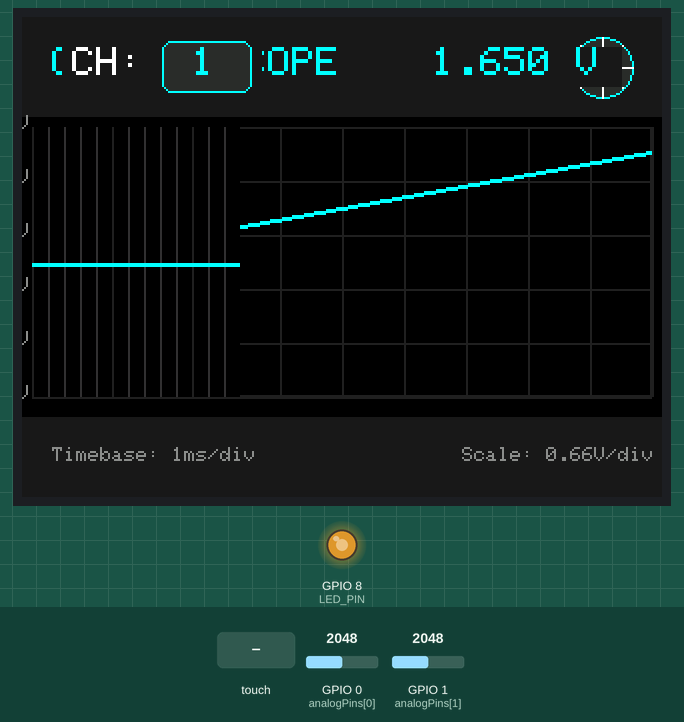
The sketch below on a simulated ESP32-C3. On the bench: 320×240 colour display, output pins drawn as LEDs (lit = HIGH). The test bench sets the inputs (shaded band); at power-on: GPIO 0 (analogPins[0]) = 2048, GPIO 1 (analogPins[1]) = 2048 (analog values on the 0–4095 scale). EEPROM starts erased.

Above: at 1.5 s.
1.6 s: touch panel pressed at 13 % / 10 % of its raw x / y range
At 4.14 s:
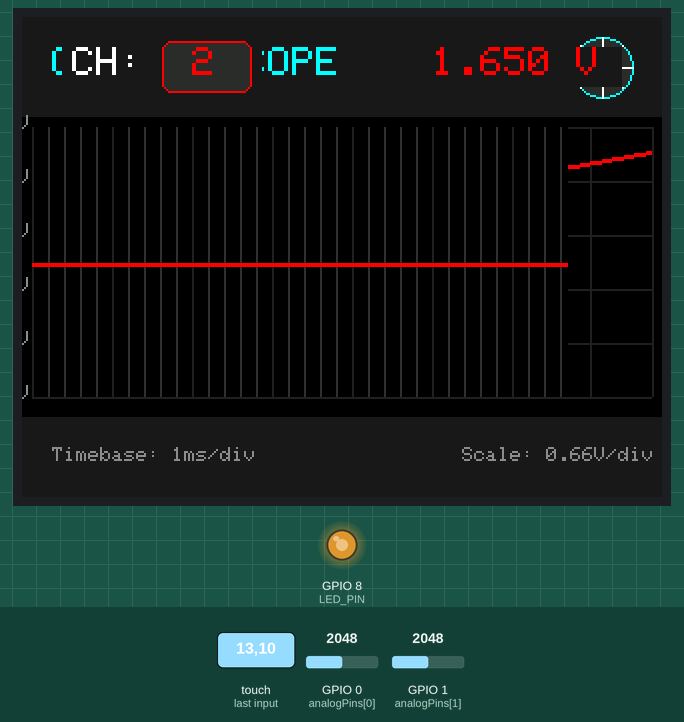
4.2 s: touch panel pressed at 87 % / 10 % of its raw x / y range
At 5.3 s:
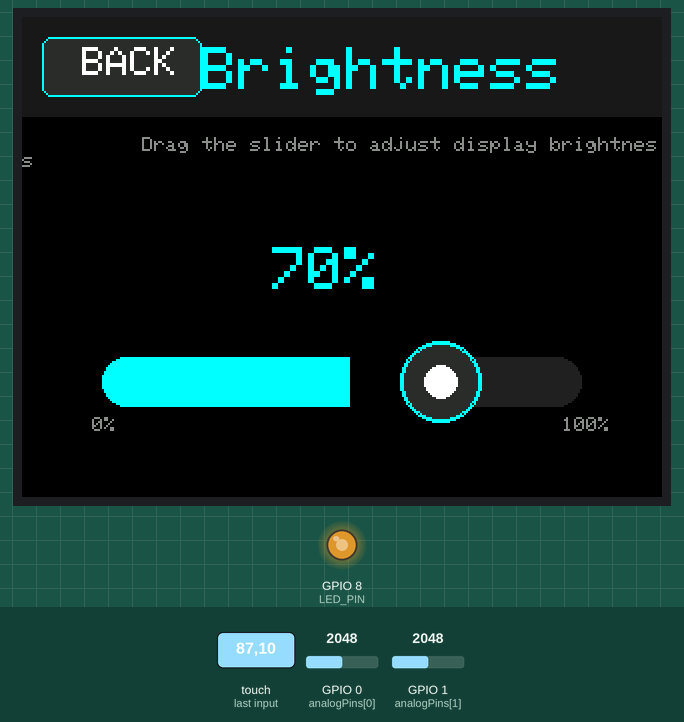
5.8 s: touch panel pressed at 13 % / 10 % of its raw x / y range
At 6.07 s:
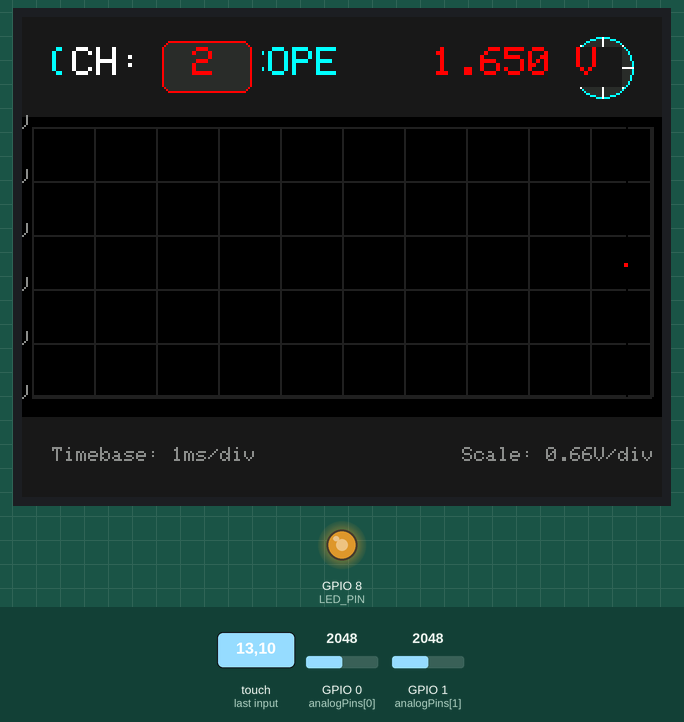
8.3 s: GPIO 0 (analogPins[0]) set to 2866
At 8.47 s:
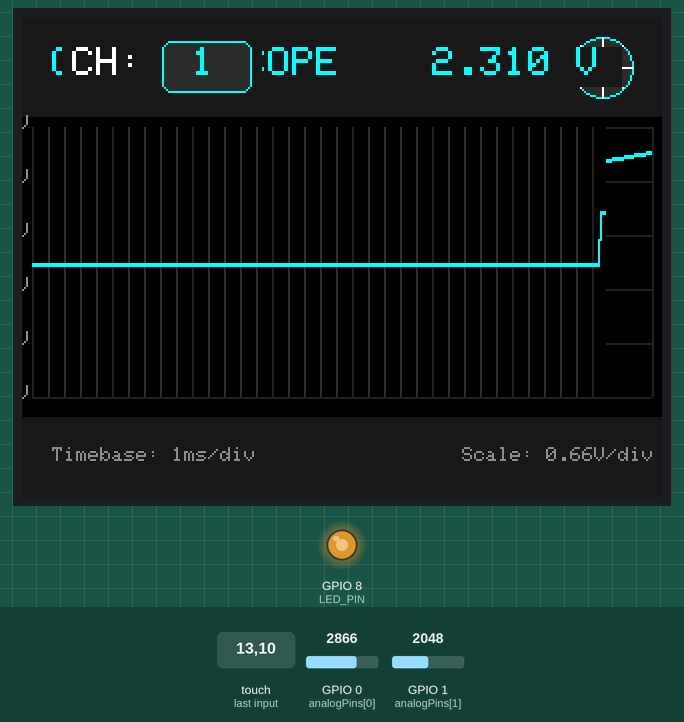
9.8 s: GPIO 0 (analogPins[0]) set to 3603
At 9.98 s:
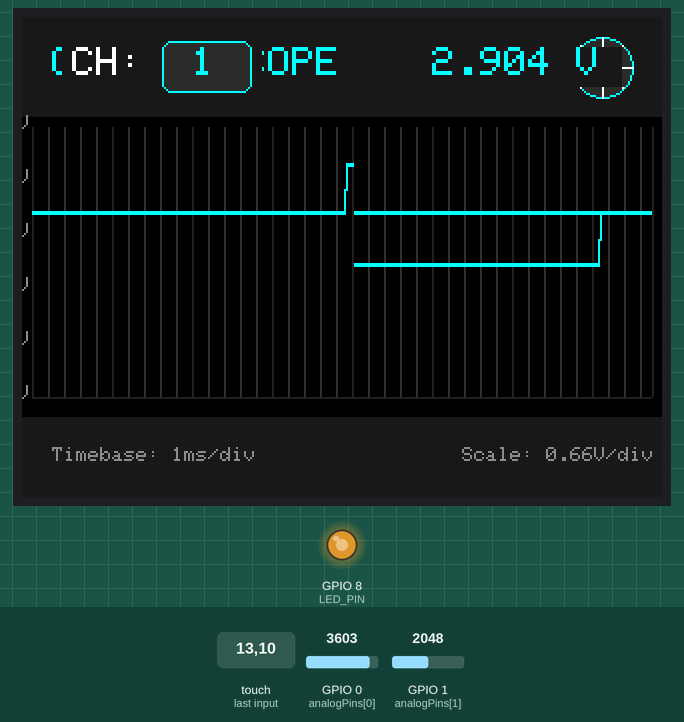
11.3 s: GPIO 0 (analogPins[0]) set to 4095
At 15.2 s:
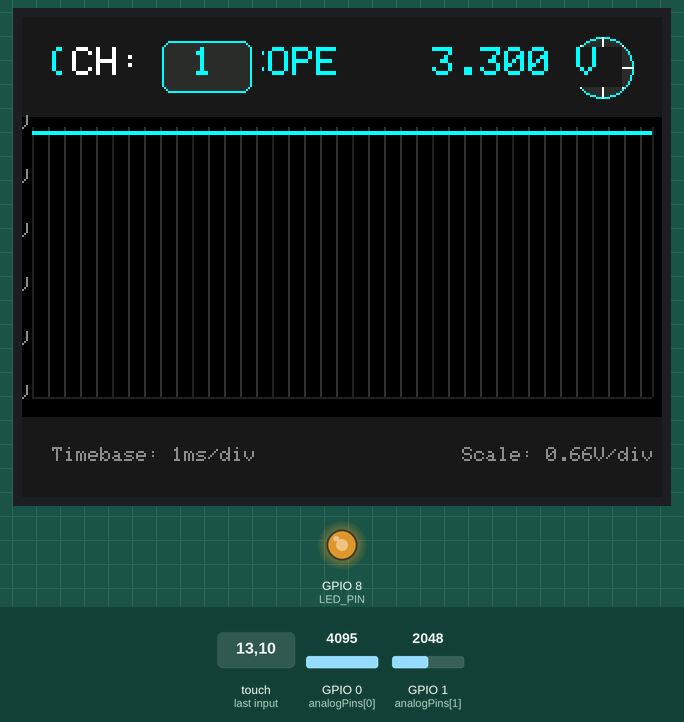
Timing chart, 0 to 15.5 s (numbered marks = the images above; inputs shaded):
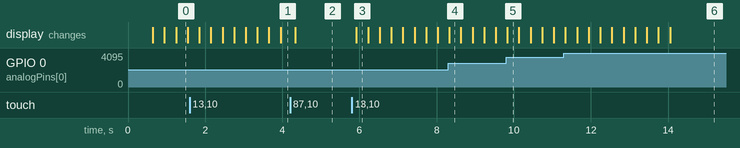

Measured:
- after the input at 1.6 s, the display: first changes after 0.25 s (image 1 shows a later state)
- after the input at 4.2 s, the display: changes after 0.14 s (image 2)
- after the input at 5.8 s, the display: changes after 0.12 s (image 3)

The sketch:

ESP32C3_Display.ino
```cpp
#include <SPI.h>
#include <TFT_eSPI.h>
#include <XPT2046_Touchscreen.h>
#include <Preferences.h>

//=========================
// PIN DEFINITIONS
//=========================
#define TOUCH_CS  2
#define TOUCH_IRQ 9
#define LED_PIN   8  // PWM capable pin

//=========================
// DISPLAY OBJECTS
//=========================
TFT_eSPI tft = TFT_eSPI();
XPT2046_Touchscreen ts(TOUCH_CS, TOUCH_IRQ);
Preferences prefs;

//=========================
// DISPLAY DIMENSIONS
//=========================
#define WIDTH  320
#define HEIGHT 240

//=========================
// COLOR SCHEME - Modern Dark Theme
//=========================
#define C_BG          0x0000      // Pure black
#define C_BG_LIGHT    0x18C3      // Dark gray
#define C_BG_CARD     0x0841      // Card background
#define C_ACCENT      0x07FF      // Cyan
#define C_ACCENT2     0xF800      // Red for alerts
#define C_ACCENT3     0xFD20      // Orange
#define C_TEXT        0xFFFF      // White
#define C_TEXT_DIM    0x8C71      // Gray text
#define C_GRID        0x2104      // Subtle grid
#define C_GRID_MAJOR  0x3186      // Major grid
#define C_CH1         0x07FF      // Channel 1 - Cyan
#define C_CH2         0xF800      // Channel 2 - Red
#define C_BTN         0x2965      // Button color
#define C_BTN_ACTIVE  0x07FF      // Active button
#define C_SLIDER_BG   0x2104      // Slider background
#define C_SLIDER_FILL 0x07FF      // Slider fill

//=========================
// UI LAYOUT
//=========================
#define HEADER_H      50
#define FOOTER_H      40
#define GRAPH_X       5
#define GRAPH_Y       (HEADER_H + 5)
#define GRAPH_W       (WIDTH - 10)
#define GRAPH_H       (HEIGHT - HEADER_H - FOOTER_H - 15)
#define GRAPH_BOTTOM  (GRAPH_Y + GRAPH_H)

#define SLIDER_X      40
#define SLIDER_Y      170
#define SLIDER_W      240
#define SLIDER_H      25

//=========================
// ANALOG CHANNEL CONTROL
//=========================
const uint8_t analogPins[] = {0, 1};
const char* pinNames[] = {"CH-1", "CH-2"};
const uint16_t channelColors[] = {C_CH1, C_CH2};

volatile uint8_t currentPin = 0;

//=========================
// GRAPH VARIABLES
//=========================
uint8_t brightness = 180;
uint16_t graphBuffer[GRAPH_W];
int graphIndex = 0;
bool graphInitialized = false;

//=========================
// SCREEN STATES
//=========================
enum ScreenState {
  SCREEN_OSCILLOSCOPE,
  SCREEN_BRIGHTNESS
};

ScreenState currentScreen = SCREEN_OSCILLOSCOPE;

//=========================
// FORWARD DECLARATIONS
//=========================
void drawOscilloscopeUI();
void drawBrightnessUI();
void updateBrightnessSlider();
void clearGraph();
void drawGraph();
void drawHeader();
void drawFooter();
void drawChannelSelector();
void drawReading(float voltage);
void drawGrid();

//=========================
// SETUP
//=========================
void setup() {
  pinMode(LED_PIN, OUTPUT);
  digitalWrite(LED_PIN, LOW);

  Serial.begin(115200);

  prefs.begin("nvstore", false);
  brightness = prefs.getUChar("bright", 180);
  prefs.end();

  SPI.begin(4, 5, 6, TOUCH_CS);
  SPI.setFrequency(60000000);

  tft.init();
  tft.setRotation(1);
  tft.fillScreen(C_BG);
  tft.setTextFont(1);

  ts.begin();
  ts.setRotation(1);
  pinMode(TOUCH_IRQ, INPUT_PULLUP);

  analogReadResolution(12);
  for(int i = 0; i < GRAPH_W; i++) {
    graphBuffer[i] = GRAPH_H / 2;
  }

  drawOscilloscopeUI();

  delay(50);
  analogWrite(LED_PIN, brightness);
}

//=========================
// MAIN LOOP
//=========================
void loop() {
  if (ts.touched()) {
    TS_Point p = ts.getPoint();
    int16_t tx = map(p.x, 186, 3646, 0, WIDTH-1);
    int16_t ty = map(p.y, 256, 3751, 0, HEIGHT-1);
    tx = constrain(tx, 0, WIDTH-1);
    ty = constrain(ty, 0, HEIGHT-1);

    if (currentScreen == SCREEN_OSCILLOSCOPE) {
      if (tx >= WIDTH - 50 && tx <= WIDTH - 10 && ty >= 10 && ty <= HEADER_H - 10) {
        currentScreen = SCREEN_BRIGHTNESS;
        drawBrightnessUI();
      }
      else if (tx >= 20 && tx <= 120 && ty >= 10 && ty <= HEADER_H - 10) {
        currentPin = (currentPin + 1) % 2;
        drawChannelSelector();
        clearGraph();
      }
    }
    else if (currentScreen == SCREEN_BRIGHTNESS) {
      if (tx >= 10 && tx <= 90 && ty >= 10 && ty <= 40) {
        currentScreen = SCREEN_OSCILLOSCOPE;
        drawOscilloscopeUI();
      }
      else if (ty >= SLIDER_Y - 20 && ty <= SLIDER_Y + SLIDER_H + 20) {
        int16_t newX = constrain(tx, SLIDER_X, SLIDER_X + SLIDER_W);
        brightness = map(newX, SLIDER_X, SLIDER_X + SLIDER_W, 0, 255);

        analogWrite(LED_PIN, brightness);
        updateBrightnessSlider();

        prefs.begin("nvstore", false);
        prefs.putUChar("bright", brightness);
        prefs.end();
      }
    }
  }

  if (currentScreen == SCREEN_OSCILLOSCOPE) {
    static uint32_t lastUpdate = 0;
    if (micros() - lastUpdate < 8000) return;
    lastUpdate = micros();

    // Read analog value
    uint16_t raw = analogRead(analogPins[currentPin]);
    float voltage = raw * 3.3f / 4095.0f;
    uint16_t y = map(raw, 0, 4095, GRAPH_BOTTOM - 2, GRAPH_Y + 2);
    graphBuffer[graphIndex] = y;
    drawGraph();
    drawReading(voltage);

    graphIndex = (graphIndex + 1) % GRAPH_W;
  }
}

//=========================
// GRAPH FUNCTIONS
//=========================
void clearGraph() {
  tft.fillRect(GRAPH_X, GRAPH_Y, GRAPH_W, GRAPH_H, C_BG);

  drawGrid();

  for(int i = 0; i < GRAPH_W; i++) {
    graphBuffer[i] = GRAPH_H / 2;
  }
  graphIndex = 0;
}

void drawGraph() {
  uint16_t currentColor = channelColors[currentPin];

  tft.drawFastVLine(GRAPH_X + graphIndex, GRAPH_Y, GRAPH_H, C_BG);

  if ((graphIndex % 40) == 0) {
    tft.drawFastVLine(GRAPH_X + graphIndex, GRAPH_Y, GRAPH_H, C_GRID);
  } else if ((graphIndex % 8) == 0) {
    tft.drawFastVLine(GRAPH_X + graphIndex, GRAPH_Y, GRAPH_H, C_GRID_MAJOR);
  }

  int prevIndex = (graphIndex == 0) ? GRAPH_W - 1 : graphIndex - 1;
  int x1 = GRAPH_X + prevIndex;
  int x2 = GRAPH_X + graphIndex;
  int y1 = graphBuffer[prevIndex];
  int y2 = graphBuffer[graphIndex];

  tft.drawLine(x1, y1, x2, y2, currentColor);
  tft.drawLine(x1, y1 + 1, x2, y2 + 1, currentColor);
}

void drawGrid() {
  for (int x = 0; x <= 10; x++) {
    int xPos = GRAPH_X + x * (GRAPH_W / 10);
    tft.drawFastVLine(xPos, GRAPH_Y, GRAPH_H, C_GRID);
  }

  for (int v = 0; v <= 5; v++) {
    int y = map(v * 819, 0, 4095, GRAPH_BOTTOM, GRAPH_Y);
    tft.drawFastHLine(GRAPH_X, y, GRAPH_W, C_GRID);

    tft.setCursor(GRAPH_X - 25, y - 6);
    tft.setTextColor(C_TEXT_DIM);
    tft.setTextSize(1);
    tft.printf("%.1fV", v * 0.66f);
  }
}

//=========================
// UI DRAW FUNCTIONS
//=========================
void drawOscilloscopeUI() {
  tft.fillScreen(C_BG);
  drawHeader();
  tft.drawRect(GRAPH_X, GRAPH_Y, GRAPH_W, GRAPH_H, C_GRID);
  drawGrid();
  drawFooter();
  drawChannelSelector();
}

void drawHeader() {
  tft.fillRect(0, 0, WIDTH, HEADER_H, C_BG_LIGHT);

  tft.setTextColor(C_ACCENT);
  tft.setTextSize(2);
  tft.setCursor(15, 15);
  tft.print("OSCILLOSCOPE");

  tft.fillCircle(WIDTH - 30, 25, 15, C_BTN);
  tft.drawCircle(WIDTH - 30, 25, 15, C_ACCENT);

  for (int i = 0; i < 8; i++) {
    float angle = i * PI / 4;
    int x1 = WIDTH - 30 + 8 * cos(angle);
    int y1 = 25 + 8 * sin(angle);
    int x2 = WIDTH - 30 + 15 * cos(angle);
    int y2 = 25 + 15 * sin(angle);
    tft.drawLine(x1, y1, x2, y2, C_TEXT);
  }

  tft.fillCircle(WIDTH - 30, 25, 4, C_TEXT);
}

void drawFooter() {
  tft.fillRect(0, HEIGHT - FOOTER_H, WIDTH, FOOTER_H, C_BG_LIGHT);

  tft.setTextColor(C_TEXT_DIM);
  tft.setTextSize(1);
  tft.setCursor(15, HEIGHT - FOOTER_H + 15);
  tft.print("Timebase: 1ms/div");

  tft.setCursor(WIDTH - 100, HEIGHT - FOOTER_H + 15);
  tft.print("Scale: 0.66V/div");
}

void drawChannelSelector() {
  tft.fillRect(20, 10, 100, 30, C_BG_LIGHT);

  tft.setTextColor(C_TEXT);
  tft.setTextSize(2);
  tft.setCursor(25, 15);
  tft.print("CH:");

  tft.fillRoundRect(70, 12, 45, 26, 5, C_BTN);
  tft.drawRoundRect(70, 12, 45, 26, 5, channelColors[currentPin]);

  tft.setTextColor(channelColors[currentPin]);
  tft.setCursor(85, 15);
  tft.print(pinNames[currentPin][3]);
}

void drawReading(float voltage) {
  tft.fillRect(WIDTH - 120, 15, 100, 20, C_BG_LIGHT);

  tft.setTextColor(channelColors[currentPin]);
  tft.setTextSize(2);
  tft.setCursor(WIDTH - 115, 15);
  tft.printf("%.3f V", voltage);
}

//=========================
// BRIGHTNESS SCREEN
//=========================
void drawBrightnessUI() {
  tft.fillScreen(C_BG);

  tft.fillRect(0, 0, WIDTH, HEADER_H, C_BG_LIGHT);

  tft.fillRoundRect(10, 10, 80, 30, 5, C_BTN);
  tft.drawRoundRect(10, 10, 80, 30, 5, C_ACCENT);
  tft.setTextColor(C_TEXT);
  tft.setTextSize(2);
  tft.setCursor(30, 15);
  tft.print("BACK");

  tft.setTextColor(C_ACCENT);
  tft.setTextSize(3);
  tft.setCursor(WIDTH/2 - 70, 15);
  tft.print("Brightness");

  tft.setTextColor(C_TEXT_DIM);
  tft.setTextSize(1);
  tft.setCursor(WIDTH/2 - 100, 60);
  tft.print("Drag the slider to adjust display brightness");

  updateBrightnessSlider();
}

void updateBrightnessSlider() {
  tft.fillRect(SLIDER_X - 10, SLIDER_Y - 30, SLIDER_W + 20, 80, C_BG);

  tft.fillRoundRect(SLIDER_X, SLIDER_Y, SLIDER_W, SLIDER_H, 12, C_SLIDER_BG);

  int fillWidth = map(brightness, 0, 255, 0, SLIDER_W);
  tft.fillRoundRect(SLIDER_X, SLIDER_Y, fillWidth, SLIDER_H, 12, C_SLIDER_FILL);

  int knobX = SLIDER_X + fillWidth - 15;
  knobX = constrain(knobX, SLIDER_X - 15, SLIDER_X + SLIDER_W - 15);

  tft.fillRect(knobX - 30, SLIDER_Y - 20, 60, 60, C_BG);

  tft.fillCircle(knobX + 15, SLIDER_Y + SLIDER_H/2, 20, C_BTN);
  tft.drawCircle(knobX + 15, SLIDER_Y + SLIDER_H/2, 20, C_ACCENT);
  tft.drawCircle(knobX + 15, SLIDER_Y + SLIDER_H/2, 19, C_ACCENT);

  tft.fillCircle(knobX + 15, SLIDER_Y + SLIDER_H/2, 8, C_TEXT);

  tft.fillRect(WIDTH/2 - 40, SLIDER_Y - 60, 80, 25, C_BG);
  tft.setTextColor(C_ACCENT);
  tft.setTextSize(3);
  tft.setCursor(WIDTH/2 - 35, SLIDER_Y - 55);
  tft.printf("%d%%", brightness * 100 / 255);

  tft.setTextColor(C_TEXT_DIM);
  tft.setTextSize(1);
  tft.setCursor(SLIDER_X - 5, SLIDER_Y + SLIDER_H + 5);
  tft.print("0%");
  tft.setCursor(SLIDER_X + SLIDER_W - 10, SLIDER_Y + SLIDER_H + 5);
  tft.print("100%");
}
```
